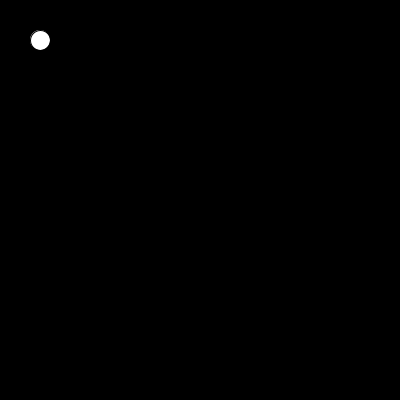
Frame 1 (no input)
Frame 60 (the mouse pressed at the canvas centre just before this capture): identical to frame 1, image omitted
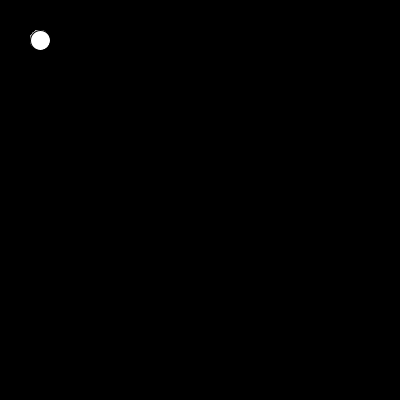
Frame 120 (the mouse held since frame 60 and released just before this capture)

The Processing sketch that drew these frames (run headless with seeded random() and noise(); from frame 60 on, the mouse is pressed at the canvas centre):

// Processing sketch: processing_184374
// ── processing_184374.pde

int counter;
void setup(){
  size(400,400);
  }
  void draw(){
    if(mouseY>height/2){
       background(250,250,250);
}else{
  if(mouseY<height/2){
    background(0,0,0);
     }
}
ellipse(40,40,20,20);
}
